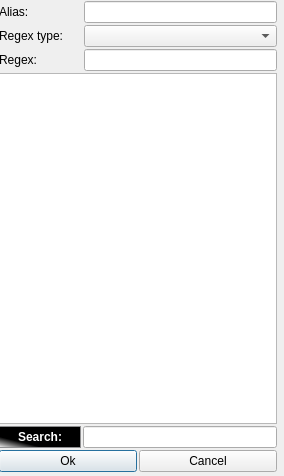
<?xml version="1.0" encoding="UTF-8"?>
<ui version="4.0">
 <class>Dialog</class>
 <widget class="QDialog" name="Dialog">
  <property name="geometry">
   <rect>
    <x>0</x>
    <y>0</y>
    <width>284</width>
    <height>476</height>
   </rect>
  </property>
  <property name="windowTitle">
   <string>Dialog</string>
  </property>
  <widget class="QWidget" name="verticalLayoutWidget">
   <property name="geometry">
    <rect>
     <x>-1</x>
     <y>1</y>
     <width>278</width>
     <height>471</height>
    </rect>
   </property>
   <layout class="QVBoxLayout" name="dialog_layout">
    <property name="spacing">
     <number>2</number>
    </property>
    <property name="sizeConstraint">
     <enum>QLayout::SetMaximumSize</enum>
    </property>
    <property name="leftMargin">
     <number>0</number>
    </property>
    <property name="topMargin">
     <number>0</number>
    </property>
    <property name="rightMargin">
     <number>0</number>
    </property>
    <property name="bottomMargin">
     <number>0</number>
    </property>
    <item>
     <layout class="QHBoxLayout" name="alias_layout">
      <property name="leftMargin">
       <number>0</number>
      </property>
      <property name="topMargin">
       <number>0</number>
      </property>
      <property name="rightMargin">
       <number>0</number>
      </property>
      <property name="bottomMargin">
       <number>0</number>
      </property>
      <item>
       <widget class="QLabel" name="alias_label">
        <property name="sizePolicy">
         <sizepolicy hsizetype="Preferred" vsizetype="Preferred">
          <horstretch>3</horstretch>
          <verstretch>0</verstretch>
         </sizepolicy>
        </property>
        <property name="text">
         <string>Alias:</string>
        </property>
       </widget>
      </item>
      <item>
       <widget class="QLineEdit" name="alias_input_field">
        <property name="sizePolicy">
         <sizepolicy hsizetype="Expanding" vsizetype="Fixed">
          <horstretch>7</horstretch>
          <verstretch>0</verstretch>
         </sizepolicy>
        </property>
       </widget>
      </item>
     </layout>
    </item>
    <item>
     <layout class="QHBoxLayout" name="regex_type_layout">
      <property name="leftMargin">
       <number>0</number>
      </property>
      <property name="topMargin">
       <number>0</number>
      </property>
      <property name="rightMargin">
       <number>0</number>
      </property>
      <property name="bottomMargin">
       <number>0</number>
      </property>
      <item>
       <widget class="QLabel" name="regex_type_layout_2">
        <property name="sizePolicy">
         <sizepolicy hsizetype="Preferred" vsizetype="Preferred">
          <horstretch>3</horstretch>
          <verstretch>0</verstretch>
         </sizepolicy>
        </property>
        <property name="text">
         <string>Regex type:</string>
        </property>
       </widget>
      </item>
      <item>
       <widget class="QComboBox" name="regex_type_combobox">
        <property name="sizePolicy">
         <sizepolicy hsizetype="Preferred" vsizetype="Fixed">
          <horstretch>7</horstretch>
          <verstretch>0</verstretch>
         </sizepolicy>
        </property>
       </widget>
      </item>
     </layout>
    </item>
    <item>
     <layout class="QHBoxLayout" name="regex_layout">
      <property name="leftMargin">
       <number>0</number>
      </property>
      <property name="topMargin">
       <number>0</number>
      </property>
      <property name="rightMargin">
       <number>0</number>
      </property>
      <property name="bottomMargin">
       <number>0</number>
      </property>
      <item>
       <widget class="QLabel" name="regex_label">
        <property name="sizePolicy">
         <sizepolicy hsizetype="Preferred" vsizetype="Preferred">
          <horstretch>3</horstretch>
          <verstretch>0</verstretch>
         </sizepolicy>
        </property>
        <property name="text">
         <string>Regex:</string>
        </property>
       </widget>
      </item>
      <item>
       <widget class="QLineEdit" name="regex_input_field">
        <property name="sizePolicy">
         <sizepolicy hsizetype="Expanding" vsizetype="Fixed">
          <horstretch>7</horstretch>
          <verstretch>0</verstretch>
         </sizepolicy>
        </property>
       </widget>
      </item>
     </layout>
    </item>
    <item>
     <layout class="QVBoxLayout" name="patterns_tree_view_layout" stretch="0,0">
      <property name="spacing">
       <number>2</number>
      </property>
      <property name="leftMargin">
       <number>0</number>
      </property>
      <item>
       <widget class="CPatternsView" name="patterns_tree_view">
        <property name="contextMenuPolicy">
         <enum>Qt::CustomContextMenu</enum>
        </property>
        <property name="sortingEnabled">
         <bool>true</bool>
        </property>
        <attribute name="headerMinimumSectionSize">
         <number>28</number>
        </attribute>
        <attribute name="headerDefaultSectionSize">
         <number>100</number>
        </attribute>
        <attribute name="headerShowSortIndicator" stdset="0">
         <bool>true</bool>
        </attribute>
        <attribute name="headerStretchLastSection">
         <bool>false</bool>
        </attribute>
       </widget>
      </item>
      <item>
       <layout class="QHBoxLayout" name="patterns_search_sub_layout">
        <property name="leftMargin">
         <number>0</number>
        </property>
        <property name="topMargin">
         <number>0</number>
        </property>
        <property name="rightMargin">
         <number>0</number>
        </property>
        <item>
         <widget class="QLabel" name="patterns_search_label">
          <property name="sizePolicy">
           <sizepolicy hsizetype="Preferred" vsizetype="Preferred">
            <horstretch>10</horstretch>
            <verstretch>0</verstretch>
           </sizepolicy>
          </property>
          <property name="font">
           <font>
            <weight>75</weight>
            <bold>true</bold>
           </font>
          </property>
          <property name="styleSheet">
           <string notr="true">QLabel {
    border: 1px solid #8f8f91;
    background-color: qlineargradient(spread:pad, x1:0.259, y1:0.720909, x2:0, y2:1, stop:0 rgba(0, 0, 0, 255), stop:1 rgba(255, 255, 255, 255));
    min-width: 80px;
	color: rgb(255, 255, 255);
}</string>
          </property>
          <property name="text">
           <string>Search:</string>
          </property>
          <property name="textFormat">
           <enum>Qt::AutoText</enum>
          </property>
          <property name="alignment">
           <set>Qt::AlignCenter</set>
          </property>
          <property name="margin">
           <number>0</number>
          </property>
         </widget>
        </item>
        <item>
         <widget class="QLineEdit" name="patterns_search_input">
          <property name="sizePolicy">
           <sizepolicy hsizetype="Expanding" vsizetype="Fixed">
            <horstretch>30</horstretch>
            <verstretch>0</verstretch>
           </sizepolicy>
          </property>
         </widget>
        </item>
       </layout>
      </item>
     </layout>
    </item>
    <item>
     <layout class="QHBoxLayout" name="buttons_layout" stretch="2,1,1">
      <property name="spacing">
       <number>2</number>
      </property>
      <property name="leftMargin">
       <number>0</number>
      </property>
      <property name="topMargin">
       <number>0</number>
      </property>
      <property name="rightMargin">
       <number>0</number>
      </property>
      <property name="bottomMargin">
       <number>0</number>
      </property>
      <item>
       <layout class="QHBoxLayout" name="buttons_layout_fake" stretch=""/>
      </item>
      <item>
       <widget class="QPushButton" name="button_ok">
        <property name="maximumSize">
         <size>
          <width>150</width>
          <height>16777215</height>
         </size>
        </property>
        <property name="text">
         <string>Ok</string>
        </property>
       </widget>
      </item>
      <item>
       <widget class="QPushButton" name="button_cancel">
        <property name="sizePolicy">
         <sizepolicy hsizetype="Minimum" vsizetype="Fixed">
          <horstretch>0</horstretch>
          <verstretch>0</verstretch>
         </sizepolicy>
        </property>
        <property name="maximumSize">
         <size>
          <width>150</width>
          <height>16777215</height>
         </size>
        </property>
        <property name="text">
         <string>Cancel</string>
        </property>
       </widget>
      </item>
     </layout>
    </item>
   </layout>
  </widget>
 </widget>
 <customwidgets>
  <customwidget>
   <class>CPatternsView</class>
   <extends>QTreeView</extends>
   <header>components/patternsView/api/CPatternsView.hpp</header>
  </customwidget>
 </customwidgets>
 <resources/>
 <connections/>
</ui>
